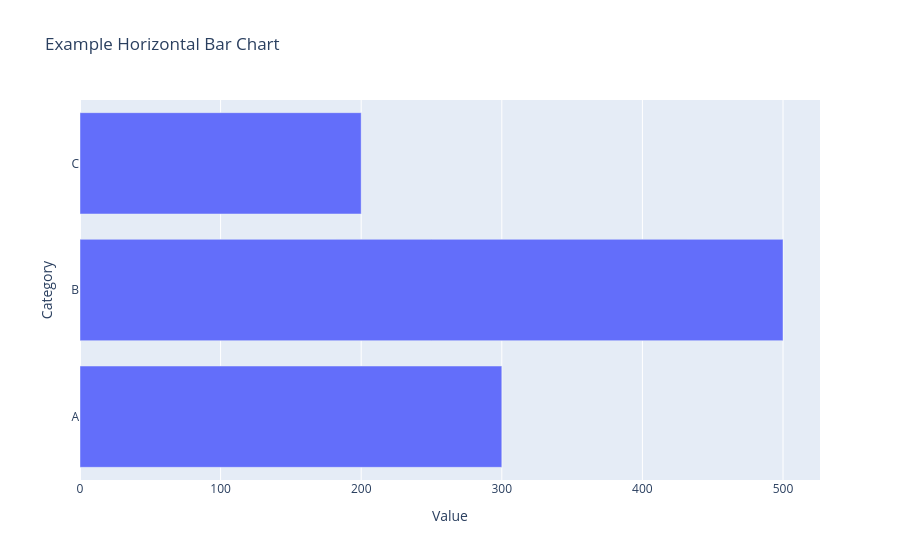

The cell this chart's notebook holds for it:
### Markdown cell above
📊 After transforming, you get a 2D table you can scatter-plot, colored by cluster.
The trade-off: PC1 and PC2 are *combinations* of the original features, so the
axes no longer mean "dollars of debt" or "number of vehicles." You gain a picture
of cluster separation at the cost of directly interpretable axes.

📦 **Key points**

-   [`sklearn.decomposition.PCA`](https://scikit-learn.org/stable/modules/generated/sklearn.decomposition.PCA.html):
    Principal Component Analysis for dimensionality reduction.

## Plotting recap with Plotly Express

This lesson swaps Matplotlib/Seaborn for **Plotly Express**, which renders
interactive charts. Here's a quick tour of the three chart types you'll use.

### Bar charts for comparing values

### Code cell
import plotly.express as px

# Example: horizontal bar chart
categories = pd.Series([300, 500, 200], index=["A", "B", "C"])
fig = px.bar(
    x=categories.values,
    y=categories.index,
    orientation="h",
    title="Example Horizontal Bar Chart"
)
fig.update_layout(xaxis_title="Value", yaxis_title="Category")
fig.show()

### Figure 1 — Plotly figure (JSON) as saved in the notebook; plotly's stock layout.template omitted (floating-point values rounded to 4 significant figures)
{"data": [{"hovertemplate": "x=%{x}<br>y=%{y}<extra></extra>", "legendgroup": "", "marker": {"color": "#636efa", "pattern": {"shape": ""}}, "name": "", "orientation": "h", "showlegend": false, "textposition": "auto", "type": "bar", "x": [300, 500, 200], "xaxis": "x", "y": ["A", "B", "C"], "yaxis": "y"}], "layout": {"barmode": "relative", "legend": {"tracegroupgap": 0}, "title": {"text": "Example Horizontal Bar Chart"}, "xaxis": {"anchor": "y", "domain": [0, 1], "title": {"text": "Value"}}, "yaxis": {"anchor": "x", "domain": [0, 1], "title": {"text": "Category"}}}}
